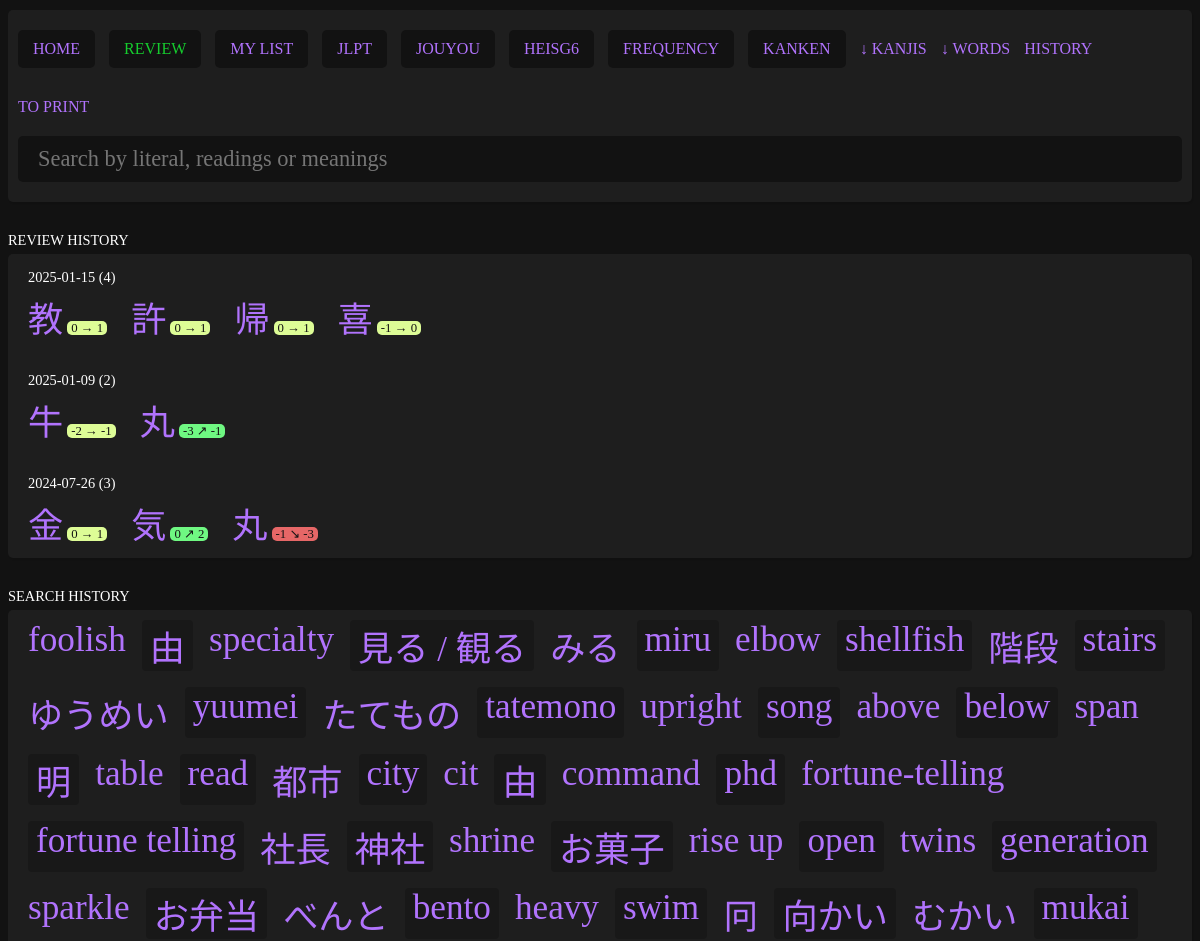
Page /pages/history.php (upper part) on the earlier database version.
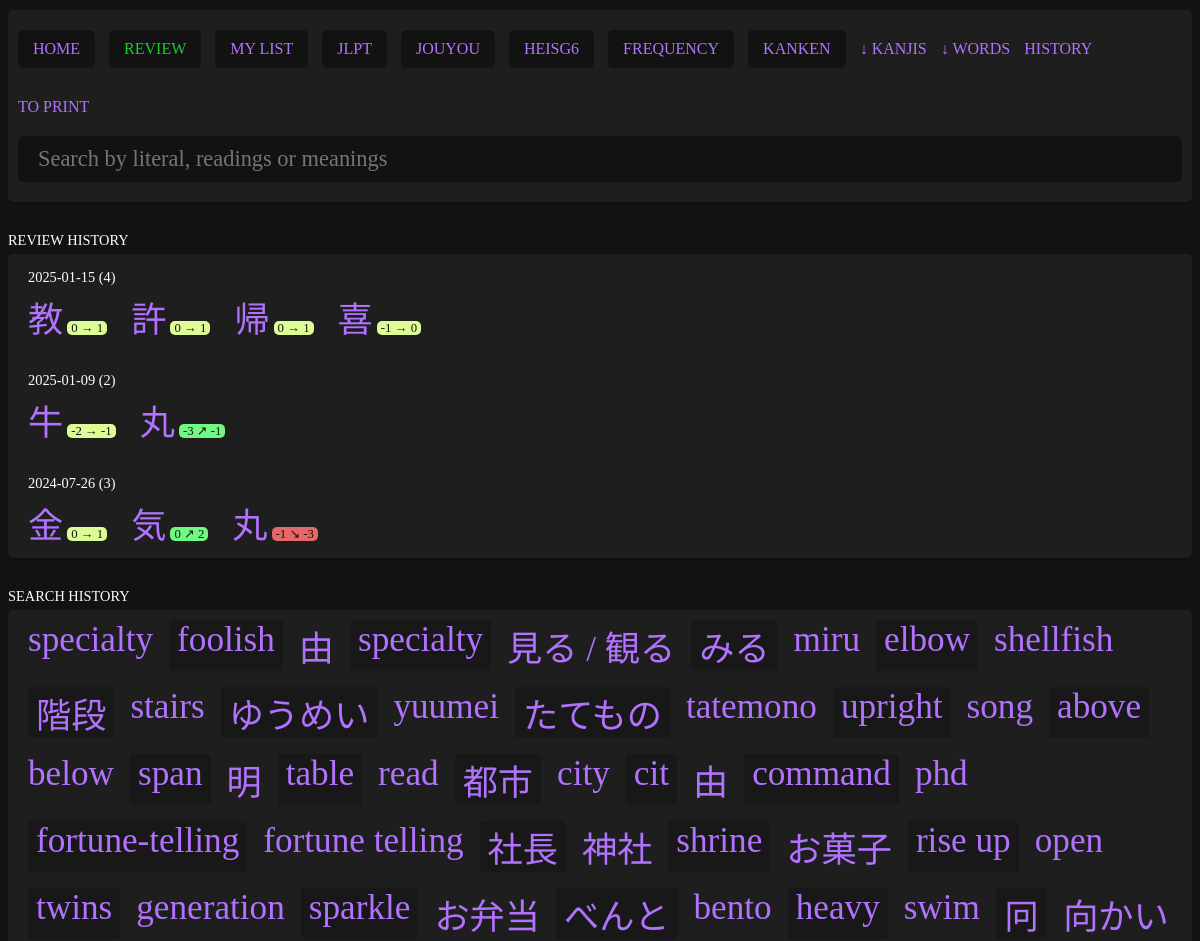
Same page on the later database version.
### tables this page shows
CREATE TABLE review_history (
    id INTEGER PRIMARY KEY,
    kanji TEXT NOT NULL,
    date TEXT NOT NULL
, "before" int, "after" int, "type" text);

CREATE TABLE search_history (
    id INTEGER PRIMARY KEY,
    query TEXT NOT NULL
);

### pages/history.php (the view, shortened to what this page needs)
<?php require '../parts/header.php'; ?>
<?php
$PDO = new PDO('sqlite:../data/kanjis.db');
$sql = "SELECT DISTINCT date FROM review_history ORDER BY date DESC";
$stmt = $PDO->prepare($sql);
$result = $stmt->execute();
$dates = $stmt->fetchAll();
$sql = "SELECT query FROM search_history ORDER BY id DESC";
$stmt = $PDO->prepare($sql);
$result = $stmt->execute();
$queries = $stmt->fetchAll();
?>
<div class="title">Review history</div>
<?php if (empty($dates)) : ?>
    No review history.
<?php else : ?>
    <div class="list">
        <?php foreach ($dates as $date) : ?>
            <?php
            $sql = "SELECT * FROM review_history WHERE date = ? ORDER BY id DESC";
            $stmt = $PDO->prepare($sql);
            $result = $stmt->execute([$date['date']]);
            $entries = $stmt->fetchAll();
            ?>
            <div class="title"><?= $date['date'] ?> (<?= count($entries) ?>)</div>
            <?php foreach ($entries as $entry) : ?>
                <a href="./kanji.php?literal=<?= $entry['kanji'] ?>"><?= $entry['kanji'] ?></a> <span class="history-<?= $entry['type'] ?>"><?= $entry['before'] ?> <span class="review-separator-<?= $entry['type'] ?>"></span> <?= $entry['after'] ?></span>
            <?php endforeach; ?>
        <?php endforeach; ?>
    </div>
<?php endif; ?>
<div class="title">Search history</div>
<?php if (empty($queries)) : ?>
    No search history.
<?php else : ?>
    <div class="list search-history">
        <?php foreach ($queries as $query) : ?>
            <a href="./search.php?query=<?= $query['query'] ?>"><?= $query['query'] ?></a>
        <?php endforeach; ?>
    </div>
<?php endif; ?>
<?php require '../parts/footer.php'; ?>

Differences in the rows shown:
no longer on this page (row unchanged): search_history: query "むかい"
no longer on this page (row unchanged): search_history: query "mukai"
shown differently, row unchanged: search_history (number 1 of 47 on the later page): moves up the list
added search_history: query "specialty"
